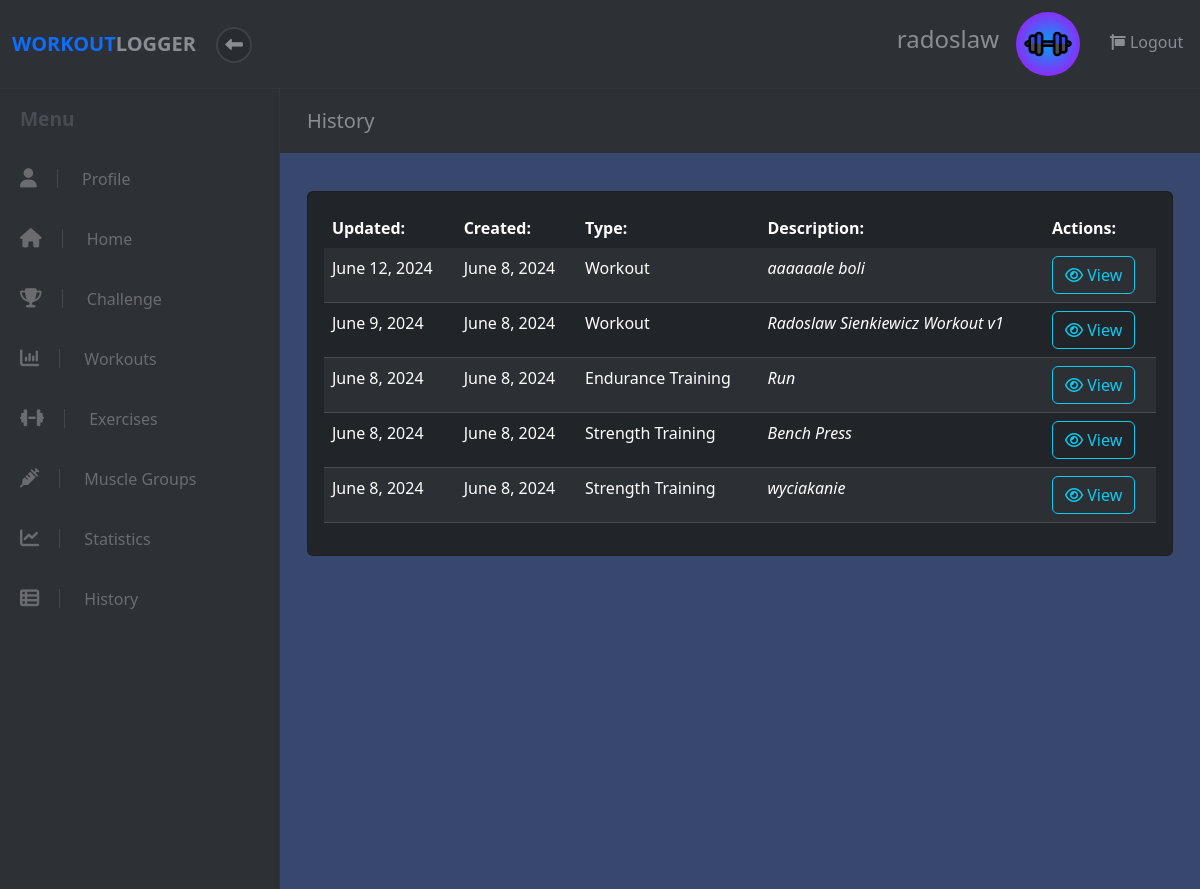
The app's page /history (signed in) with its own data.
### workout/models.py (models this page shows, shortened)
class User(models.Model):
    username = models.CharField(max_length=20)
    email = models.CharField(max_length=50)
    password = models.CharField(max_length=22)
    created_at = models.DateTimeField(auto_now_add=True)
    updated_at = models.DateTimeField(auto_now=True)
    profile_photo_url = models.CharField(max_length=255, blank=True, null=True)
    background_photo_url = models.CharField(max_length=255, blank=True, null=True)
    objects = UserManager()

class Workout(models.Model):
    name = models.CharField(max_length=50)
    description = models.CharField(max_length=150)
    completed = models.BooleanField(default=False)
    is_shared = models.BooleanField(default=False)
    user = models.ForeignKey(User, on_delete=models.CASCADE, default=None)
    challenge = models.ForeignKey(Challenge, on_delete=models.CASCADE, default=None, blank=True, null=True)
    created_at = models.DateTimeField(auto_now_add=True)
    updated_at = models.DateTimeField(auto_now=True)
    def class_name(self):
        return self.__class__.__name__

class Exercise(models.Model):
    name = models.CharField(max_length=50)
    description = models.CharField(max_length=150)
    workout = models.ForeignKey(Workout, on_delete=models.CASCADE, related_name='%(class)s', default=None)
    muscle_group = models.ForeignKey(MuscleGroup, on_delete=models.CASCADE, default=None)
    user = models.ForeignKey(User, on_delete=models.CASCADE, default=None)
    created_at = models.DateTimeField(auto_now_add=True)
    updated_at = models.DateTimeField(auto_now=True)
    objects = ExerciseManager()
    class Meta:
        ordering = ('name', 'muscle_group')
        abstract = True
    def class_name(self):
        return self.__class__.__name__

class EnduranceTrainingExercise(Exercise):
    duration_minutes = models.PositiveIntegerField()
    distance_km = models.DecimalField(max_digits=6, decimal_places=2)
    objects = EnduranceTrainingExerciseManager()
    def exercise_name(self):
        return "Endurance Training"

class StrengthTrainingExercise(Exercise):
    weight = models.DecimalField(max_digits=6, decimal_places=2)
    repetitions = models.PositiveIntegerField()
    objects = StrengthTrainingExerciseManager()
    def exercise_name(self):
        return "Strength Training"

### workout/views.py (the view)
# urls.py: re_path(r'^history$', views.view_all),
def view_all(request):
    try:
        user = User.objects.get(id=request.session["user_id"])
        workout_list = Workout.objects.filter(user__id=user.id)
        ste_list = StrengthTrainingExercise.objects.filter(user__id=user.id)
        ete_list = EnduranceTrainingExercise.objects.filter(user__id=user.id)
        be_list = BalanceExercise.objects.filter(user__id=user.id)
        fe_list = FlexibilityExercise.objects.filter(user__id=user.id)
        page = request.GET.get('page', 1)
        data_list = list(chain(workout_list, ste_list,ete_list, be_list, fe_list))
        paginator = Paginator(sorted(data_list, key=lambda x: x.updated_at, reverse=True), 12)
        try:
            data = paginator.page(page)
        except PageNotAnInteger:
            data = paginator.page(1)
        except EmptyPage:
            data = paginator.page(paginator.num_pages)
        data = {
            'user': user,
            'data': data,
        }
        return render(request, "workout/view_all.html", data)
    except (KeyError, User.DoesNotExist) as err:
        messages.info(request, "You must be logged in to view this page.", extra_tags="invalid_session")
        logging.warning("User must be logged in to view 'view_all'.")
        return redirect("/")

### workout/templates/workout/view_all.html (shortened to what this page needs)
<!DOCTYPE html>
<html>
  <head>
    {% load static %}
    <link
      rel="stylesheet"
      href="{% static 'fontawesomefree/css/all.min.css' %}"
    />
    <link rel="stylesheet" href="../../static/workout/styles.css" />
    {% load bootstrap5 %} {% bootstrap_css %} {% bootstrap_javascript %}
  </head>
  <body>
    {% include 'workout/widgets/header.html' %}
    <div class="d-flex align-items-stretch">
      {% include 'workout/widgets/sidebar.html' %}
      <div class="page-content">
        <div class="page-header">
          <div class="container-fluid">
            <h2 class="h5 no-margin-bottom">History</h2>
          </div>
        </div>
        <section class="no-padding-bottom">
          <div class="container-fluid">
            <div class="row">
              <div class="col-lg-12 pb-4">
                {% if data %}
                <div class="card bg-dark add-exercise mb-4 mt-2">
                  <div class="card-body">
                    <table
                      class="table table-dark table-striped all-data-table text-light"
                    >
                      <thead>
                        <tr>
                          <th scope="col">Updated:</th>
                          <th scope="col">Created:</th>
                          <th scope="col">Type:</th>
                          <th scope="col">Description:</th>
                          <th scope="col">Actions:</th>
                        </tr>
                      </thead>
                      <tbody>
                        {% for info in data %}
                        <tr>
                          <td scope="row">{{info.updated_at | date}}</td>
                          <td scope="row">{{info.created_at | date}}</td>
                          <td scope="row">
                            {% if info.exercise_name %}
                                {{ info.exercise_name }}
                            {% else %}
                                Workout
                            {% endif %}
                        </td>
                          <td><em>{{info.name}}</em></td>
                          <td>
                            {% if info.class_name == 'Workout' %}
                            <form action="/workout/{{info.id}}">
                              <button
                                class="btn btn-outline-info"
                                type="submit"
                              >
                                <i class="fa fa-eye"></i> View
                              </button>
                            </form>
                            {% else %}
                            <form action="/exercise/{{info.id}}">
                              <button
                                class="btn btn-outline-info"
                                type="submit"
                              >
                                <i class="fa fa-eye"></i> View
                              </button>
                            </form>
                            {% endif %}
                          </td>
                        </tr>
                        {% endfor %}
                      </tbody>
                    </table>
                  </div>
                </div>
                {% endif %}
              </div>
            </div>
          </div>
        </section>
      </div>
    </div>
  </body>
</html>

### workout/templates/workout/widgets/header.html
<header class="header">
  <nav class="navbar navbar-expand-lg my-0 py-1">
    <div
      class="container-fluid d-flex align-items-center justify-content-between"
    >
      <div class="navbar-header">
        <a href="/dashboard" class="navbar-brand">
          <div class="brand-text brand-big visible text-uppercase">
            <strong class="text-primary">Workout </strong
            ><strong>Logger</strong>
          </div>
        </a>
        <button class="sidebar-toggle">
          <i class="fa fa-long-arrow-left"></i>
        </button>
      </div>
      <ul class="right-menu list-inline no-margin-bottom">
        {% if user.username %}
        <li class="list-inline-item">
          <div class="sidebar-header d-flex align-items-center">
            <div class="title">
              <h1 class="h4">{{ user.username }}</h1>
            </div>
          </div>
        </li>
        {% endif %} {% if user.profile_photo_url %}
        <li class="list-inline-item">
          <a href="/profile" class="nav-link">
            <div class="avatar">
              <img
                src="{{ user.profile_photo_url }}"
                alt="User Profile Picture"
                height="64"
                width="64"
                class="rounded-circle"
              />
            </div>
          </a>
        </li>
        {% else %} {% load static %}
        <li class="list-inline-item">
          <a href="/profile" class="nav-link">
            <div class="avatar">
              <img
                src="{% static 'workout/images/workout_logger.png' %}"
                alt="User Profile Picture"
                height="64"
                width="64"
                class="rounded-circle"
              />
            </div>
          </a>
        </li>
        {% endif %}
        <li class="list-inline-item ms-2">
          <a href="/user/logout" class="nav-link">
            <i class="fa fa-sign -out-alt"></i> Logout
          </a>
        </li>
      </ul>
    </div>
  </nav>
</header>

### workout/static/workout/styles.css (style rules this page uses)
body { position: relative; }
section { padding: 0 15px; }
a { -webkit-transition: all 0.3s; transition: all 0.3s; display: inline-block; }
button { cursor: pointer; }
i, span, strong { display: inline-block; }
.no-padding-bottom { padding-bottom: 0 !important; }
.no-margin-bottom { margin-bottom: 0 !important; }
.page-content { background: #37476d; min-height: 100vh; width: calc(100% - 280px); padding: 0; }
.page-header { padding: 20px 15px; background: #2d3035; color: #8a8d93; margin-bottom: 30px; }
nav.navbar { background: #2d3035; color: #8a8d93; padding-top: 20px; padding-bottom: 20px; border-bottom: 1px solid #34373d; z-index: 9998; }
nav.navbar .sidebar-toggle { width: 36px; height: 36px; line-height: 29px; text-align: center; border-radius: 50%; background: #282b2f; color: #8a8d93; font-size: 1.1rem; border: 2px solid #3d4148; outline: none; }
nav.navbar a { color: inherit; }
nav.navbar .brand-text { display: none; font-weight: 700; }
nav.navbar .brand-text.visible { display: block; }
nav.navbar a.nav-link { padding: .5rem .3rem; position: relative; }
.table { margin-bottom: 0; }
.table td, .table th { border-color: #494d53; }
.table thead th { border: none; }
.table-striped tbody tr { -webkit-transition: all 0.3s; transition: all 0.3s; }
.table-striped tbody tr:nth-of-type(odd) { background-color: #282b2f; }
button, input[type='submit'] { cursor: pointer; font-family: inherit; font-weight: 300 !important; }
.navbar { padding: 0.5rem 1rem; }
.navbar-brand { display: inline-block; padding-top: 0.3125rem; padding-bottom: 0.3125rem; margin-right: 1rem; font-size: 1.25rem; }
.btn { font-weight: normal; border: 1px solid transparent; padding: 0.5rem 0.75rem; font-size: 1rem; line-height: 1.25; border-radius: 0.25rem; -webkit-transition: all 0.15s ease-in-out; transition: all 0.15s ease-in-out; }
.btn-outline-info { color: #37cfdc; background-color: transparent; background-image: none; border-color: #37cfdc; }
body { font-family: "Muli", sans-serif; font-size: 1rem; font-weight: normal; line-height: 1.5; color: #212529; background-color: #fff; }
a { color: rgba(42, 79, 247, 0.95); text-decoration: none; }
h1, h2, h3, h4, h5, h6, .h1, .h2, .h3, .h4, .h5, .h6 { margin-bottom: 0.5rem; font-family: inherit; font-weight: 700; line-height: 1.1; color: inherit; }
h1, .h1 { font-size: 2.5rem; }
h2, .h2 { font-size: 2rem; }
h4, .h4 { font-size: 1.5rem; }
h5, .h5 { font-size: 1.25rem; }
.text-primary { color: rgba(42, 79, 247, 0.95) !important; }
.bg-dark { background-color: #343a40 !important; }
.text-light { color: #f8f9fa !important; }

### records on screen
User: username "radoslaw"
Workout: updated_at "June 12, 2024", created_at "June 8, 2024", shows "Workout", name "aaaaaale boli"
Workout: updated_at "June 9, 2024", created_at "June 8, 2024", shows "Workout", name "Radoslaw Sienkiewicz Workout v1"
EnduranceTrainingExercise: updated_at "June 8, 2024", created_at "June 8, 2024", exercise_name "Endurance Training", name "Run"
StrengthTrainingExercise: updated_at "June 8, 2024", created_at "June 8, 2024", exercise_name "Strength Training", name "Bench Press"
StrengthTrainingExercise: updated_at "June 8, 2024", created_at "June 8, 2024", exercise_name "Strength Training", name "wyciakanie"
